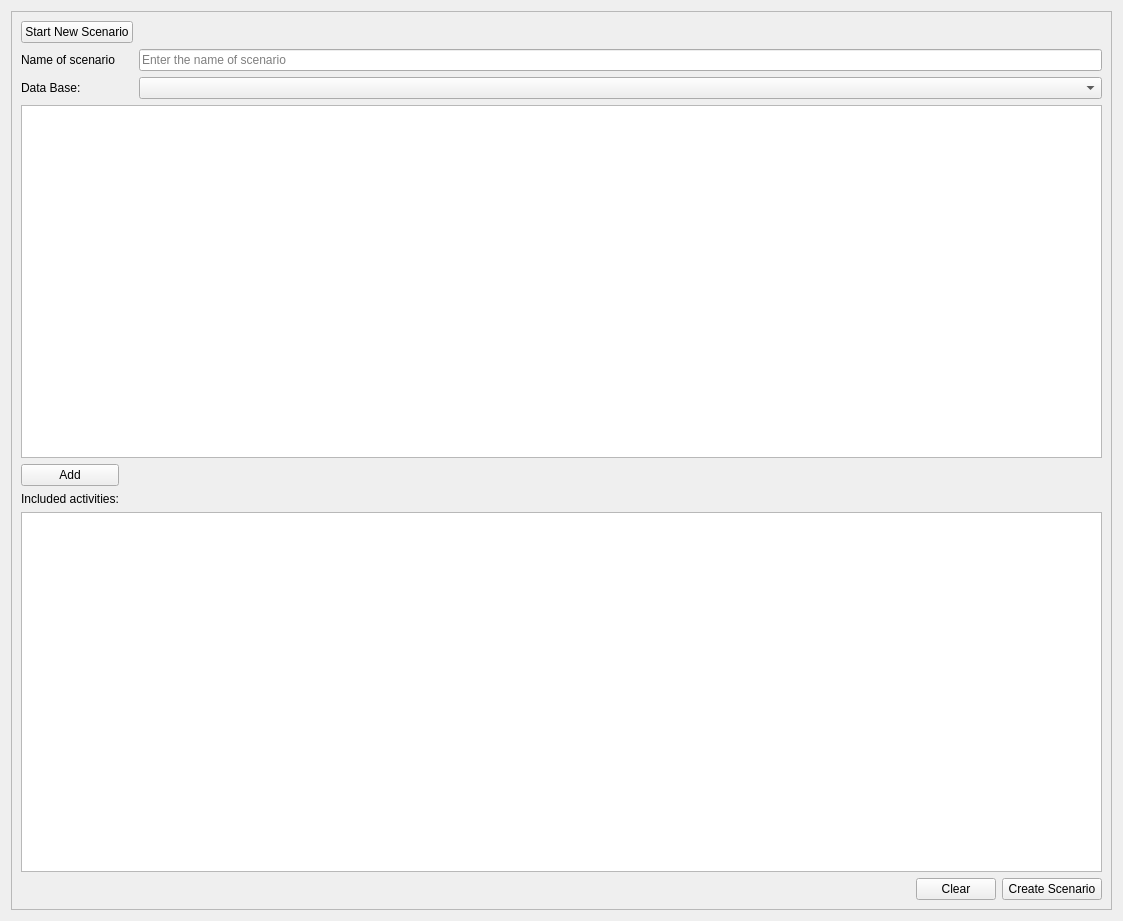
              <widget class="QWidget" name="scrollAreaWidgetContents_8">
               <property name="geometry">
                <rect>
                 <x>0</x>
                 <y>0</y>
                 <width>1123</width>
                 <height>921</height>
                </rect>
               </property>
               <layout class="QGridLayout" name="gridLayout_52">
                <item row="0" column="0">
                 <widget class="QFrame" name="frame_39">
                  <property name="frameShape">
                   <enum>QFrame::StyledPanel</enum>
                  </property>
                  <property name="frameShadow">
                   <enum>QFrame::Raised</enum>
                  </property>
                  <layout class="QGridLayout" name="gridLayout_16">
                   <item row="0" column="0">
                    <layout class="QVBoxLayout" name="verticalLayout_6">
                     <item>
                      <layout class="QHBoxLayout" name="horizontalLayout_4">
                       <item>
                        <layout class="QFormLayout" name="formLayout">
                         <item row="0" column="0">
                          <widget class="QPushButton" name="Start_new_sen">
                           <property name="sizePolicy">
                            <sizepolicy hsizetype="Minimum" vsizetype="Preferred">
                             <horstretch>0</horstretch>
                             <verstretch>0</verstretch>
                            </sizepolicy>
                           </property>
                           <property name="text">
                            <string>Start New Scenario</string>
                           </property>
                          </widget>
                         </item>
                         <item row="1" column="0">
                          <widget class="QLabel" name="label_38">
                           <property name="text">
                            <string>Name of scenario</string>
                           </property>
                          </widget>
                         </item>
                         <item row="1" column="1">
                          <widget class="QLineEdit" name="Name_new_scenario">
                           <property name="sizePolicy">
                            <sizepolicy hsizetype="Expanding" vsizetype="Preferred">
                             <horstretch>0</horstretch>
                             <verstretch>0</verstretch>
                            </sizepolicy>
                           </property>
                           <property name="minimumSize">
                            <size>
                             <width>200</width>
                             <height>0</height>
                            </size>
                           </property>
                           <property name="maxLength">
                            <number>32768</number>
                           </property>
                           <property name="placeholderText">
                            <string>Enter the name of scenario</string>
                           </property>
                          </widget>
                         </item>
                         <item row="2" column="0">
                          <widget class="QLabel" name="label_37">
                           <property name="minimumSize">
                            <size>
                             <width>0</width>
                             <height>0</height>
                            </size>
                           </property>
                           <property name="text">
                            <string>Data Base:</string>
                           </property>
                          </widget>
                         </item>
                         <item row="2" column="1">
                          <widget class="QComboBox" name="Process">
                           <property name="sizePolicy">
                            <sizepolicy hsizetype="Preferred" vsizetype="Preferred">
                             <horstretch>0</horstretch>
                             <verstretch>0</verstretch>
                            </sizepolicy>
                           </property>
                          </widget>
                         </item>
                         <item row="0" column="1">
                          <spacer name="horizontalSpacer_32">
                           <property name="orientation">
                            <enum>Qt::Horizontal</enum>
                           </property>
                           <property name="sizeHint" stdset="0">
                            <size>
                             <width>193</width>
                             <height>20</height>
                            </size>
                           </property>
                          </spacer>
                         </item>
                        </layout>
                       </item>
                      </layout>
                     </item>
                     <item>
                      <widget class="QTableView" name="act_in_process_table">
                       <property name="minimumSize">
                        <size>
                         <width>0</width>
                         <height>300</height>
                        </size>
                       </property>
                      </widget>
                     </item>
                    </layout>
                   </item>
                   <item row="1" column="0">
                    <layout class="QVBoxLayout" name="verticalLayout_8">
                     <item>
                      <layout class="QHBoxLayout" name="horizontalLayout_5">
                       <item>
                        <layout class="QVBoxLayout" name="verticalLayout_7">
                         <item>
                          <widget class="QPushButton" name="Add_act_to_scen">
                           <property name="text">
                            <string>Add</string>
                           </property>
                           <property name="icon">
                            <iconset resource="PyWOLF_Resource.qrc">
                             <normaloff>:/ICONS/PySWOLF_ICONS/ADD.png</normaloff>:/ICONS/PySWOLF_ICONS/ADD.png</iconset>
                           </property>
                          </widget>
                         </item>
                         <item>
                          <widget class="QLabel" name="label_39">
                           <property name="text">
                            <string>Included activities:</string>
                           </property>
                          </widget>
                         </item>
                        </layout>
                       </item>
                       <item>
                        <spacer name="horizontalSpacer_12">
                         <property name="orientation">
                          <enum>Qt::Horizontal</enum>
                         </property>
                         <property name="sizeHint" stdset="0">
                          <size>
                           <width>40</width>
                           <height>20</height>
                          </size>
                         </property>
                        </spacer>
                       </item>
                      </layout>
                     </item>
                     <item>
                      <widget class="QTableView" name="Included_act_table">
                       <property name="minimumSize">
                        <size>
                         <width>500</width>
                         <height>200</height>
                        </size>
                       </property>
                      </widget>
                     </item>
                     <item>
                      <layout class="QHBoxLayout" name="horizontalLayout_6">
                       <item>
                        <spacer name="horizontalSpacer_31">
                         <property name="orientation">
                          <enum>Qt::Horizontal</enum>
                         </property>
                         <property name="sizeHint" stdset="0">
                          <size>
                           <width>206</width>
                           <height>18</height>
                          </size>
                         </property>
                        </spacer>
                       </item>
                       <item>
                        <layout class="QHBoxLayout" name="horizontalLayout_3">
                         <item>
                          <widget class="QPushButton" name="Clear_act">
                           <property name="text">
                            <string>Clear</string>
                           </property>
                           <property name="icon">
                            <iconset resource="PyWOLF_Resource.qrc">
                             <normaloff>:/ICONS/PySWOLF_ICONS/Remove.png</normaloff>:/ICONS/PySWOLF_ICONS/Remove.png</iconset>
                           </property>
                          </widget>
                         </item>
                         <item>
                          <widget class="QPushButton" name="Create_scenario">
                           <property name="minimumSize">
                            <size>
                             <width>100</width>
                             <height>0</height>
                            </size>
                           </property>
                           <property name="text">
                            <string>Create Scenario</string>
                           </property>
                           <property name="icon">
                            <iconset resource="PyWOLF_Resource.qrc">
                             <normaloff>:/ICONS/PySWOLF_ICONS/Create.png</normaloff>:/ICONS/PySWOLF_ICONS/Create.png</iconset>
                           </property>
                          </widget>
                         </item>
                        </layout>
                       </item>
                      </layout>
                     </item>
                    </layout>
                   </item>
                  </layout>
                 </widget>
                </item>
               </layout>
              </widget>
